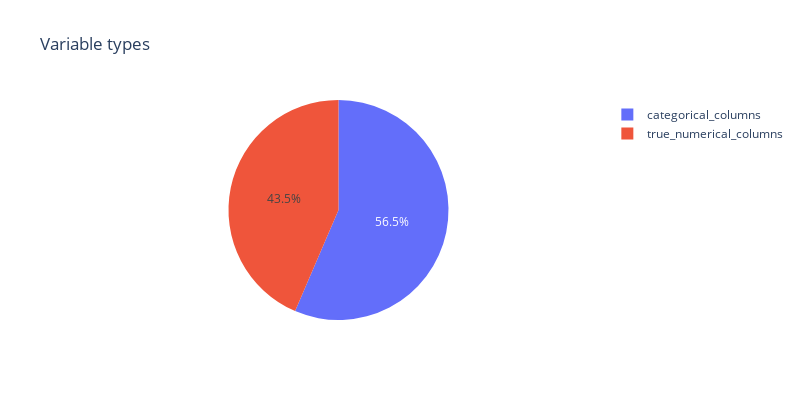

Write notebook code for a chart like this one.
### Code cell
# Plot proportion of columns by data type using a pie chart
variables = {
    'categorical_columns': len(categorical_columns),
    'true_numerical_columns': len(true_numerical_columns)
}

# Plot
pie_trace = go.Pie(labels=list(variables.keys()), values=list(variables.values()))
layout    = dict(title= "Variable types", height=400, width=800)
fig       = dict(data=[pie_trace], layout=layout)
py.iplot(fig)

### Figure 1 — Plotly figure (JSON) as saved in the notebook; plotly's stock layout.template omitted (floating-point values rounded to 4 significant figures)
{"data": [{"labels": ["categorical_columns", "true_numerical_columns"], "type": "pie", "values": [35, 27]}], "layout": {"height": 400, "title": {"text": "Variable types"}, "width": 800}}
